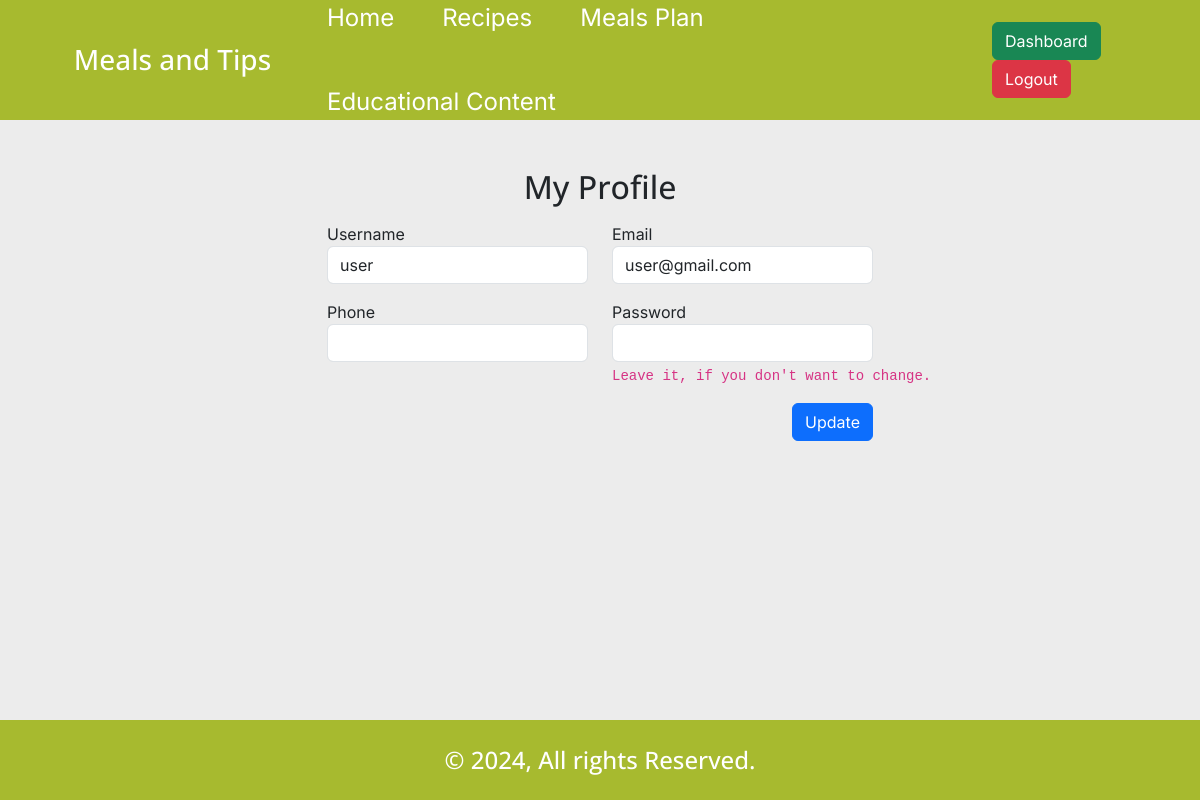
Page /profile.php (signed in) on the earlier database version.
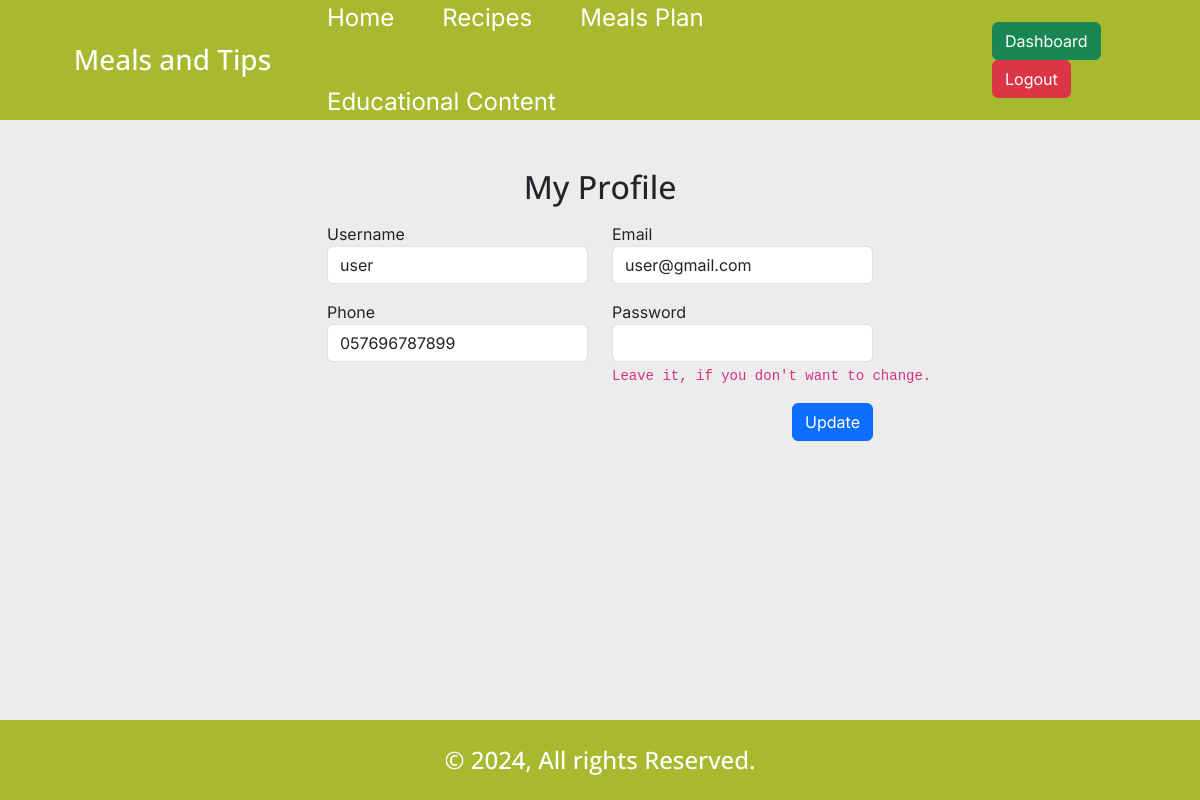
Same page on the later database version.
### tables this page shows
CREATE TABLE `users` (
  `id` int(11) NOT NULL,
  `username` varchar(255) NOT NULL,
  `email` varchar(255) NOT NULL,
  `phone` varchar(255) DEFAULT NULL,
  `password` varchar(255) NOT NULL,
  `role` enum('admin','nutritionist','user') NOT NULL DEFAULT 'user',
  `status` enum('0','1') NOT NULL DEFAULT '0',
  `fav_recipes` text DEFAULT NULL,
  `fav_meals` text DEFAULT NULL
);

### core/functions.php (called while the page is built, shortened)
<?php
require_once 'database.php';
function isLoggedin()
{
    return isset($_SESSION['user']) ? true : false;
}

### core/database.php (called while the page is built, shortened)
<?php
include_once 'functions.php';
if (isset($_SESSION['user'])) {
    $userID = $_SESSION['user'];
    $getUserQ = $db->query("SELECT * FROM `users` WHERE `id`='$userID'");
    $userData = mysqli_fetch_object($getUserQ);
    $userName = $userData->username;
    $userEmail = $userData->email;
    $userPhone = $userData->phone;
    $userRole = $userData->role;
}

### profile.php (the view, shortened to what this page needs)
<?php
require_once 'core/database.php';
?>
<!DOCTYPE html>
<html lang="en">
<head>
    <?php include 'includes/external_css.php'; ?>
    <link rel="stylesheet" href="css/style.min.css">
</head>
<body id="user-profile">
    <?php include_once 'includes/header.php'; ?>
    <div class="container my-5">
        <form id="update-profile">
            <div class="row">
                <div class="col-12">
                    <h2 class="text-center mb-3">My Profile</h2>
                </div>
                <div class="col-12 col-md-6 mx-auto">
                    <div class="row">
                        <div class="col-12 col-md-6 mb-3">
                            <div class="form-group">
                                <label for="username">Username</label>
                                <input type="text" name="username" value="<?= $userName ?>" class="form-control" id="username" required>
                            </div>
                        </div>
                        <div class="col-12 col-md-6 mb-3">
                            <div class="form-group">
                                <label for="email">Email</label>
                                <input type="text" name="email" value="<?= $userEmail ?>" class="form-control" id="email" required>
                            </div>
                        </div>
                        <div class="col-12 col-md-6 mb-3">
                            <div class="form-group">
                                <label for="phone">Phone</label>
                                <input type="text" name="phone" value="<?= $userPhone ?>" class="form-control" id="phone">
                            </div>
                        </div>
                        <div class="col-12 col-md-6 mb-3">
                            <div class="form-group">
                                <label for="password">Password</label>
                                <input type="text" name="password" class="form-control" id="password">
                                <code class="text-nowrap">Leave it, if you don't want to change.</code>
                            </div>
                        </div>
                        <div class="col-12">
                            <button type="submit" class="btn btn-primary d-block ms-auto">Update</button>
                        </div>
                    </div>
                </div>
            </div>
        </form>
    </div>
    <?php include_once 'includes/footer.php'; ?>
</body>
</html>

### includes/external_css.php (shortened to what this page needs)
<link href="https://cdn.jsdelivr.net/npm/bootstrap@5.3.3/dist/css/bootstrap.min.css" rel="stylesheet">
<link rel="stylesheet" href="https://cdnjs.cloudflare.com/ajax/libs/font-awesome/6.6.0/css/all.min.css" />
<link rel="stylesheet" href="https://cdn.datatables.net/2.1.8/css/dataTables.bootstrap5.css">
<link rel="stylesheet" href="https://cdn.datatables.net/responsive/3.0.3/css/responsive.bootstrap5.css">

### includes/header.php
<header>
    <div class="container mx-auto">
        <div class="row">
            <div class="col-3 d-flex align-items-center justify-content-center">
                <div class="logo">
                    <a href="./" class="text-decoration-none">
                        <h3 class="text-white mb-0"><?= TITLE ?></h3>
                    </a>
                </div>
            </div>
            <div class="col-7 d-flex align-items-center justify-content-center">
                <ul class="nav d-flex gap-5">
                    <li>
                        <a class="fs-4" href="./">Home</a>
                    </li>
                    <li>
                        <a class="fs-4" href="./recipes_list.php">Recipes</a>
                    </li>
                    <li>
                        <a class="fs-4" href="./meals_plan_list.php">Meals Plan</a>
                    </li>
                    <li>
                        <a class="fs-4" href="./edu_list.php">Educational Content</a>
                    </li>
                </ul>
            </div>
            <div class="col-2 d-flex align-items-center justify-content-center">
                <div class="nav-buttons">
                    <?php if (isLoggedin()): ?>
                        <?php if ($userRole == 'admin'): ?>
                            <a href="./adminDashboard.php" class="btn btn-success">Dashboard</a>
                        <?php elseif ($userRole == 'nutritionist'): ?>
                            <a href="./nutritionistDashboard.php" class="btn btn-success">Dashboard</a>
                        <?php else: ?>
                            <a href="./userDashboard.php" class="btn btn-success">Dashboard</a>
                        <?php endif; ?>
                        <a href="logout.php" class="btn btn-danger">Logout</a>
                    <?php else: ?>
                        <a href="login.php" class="btn btn-primary">Login</a>
                    <?php endif; ?>
                </div>
            </div>
        </div>
    </div>
</header>

### includes/footer.php
<footer>
    <h4 class="text-white text-center mb-0">&copy; <?= date('Y') ?>, All rights Reserved.</h4>
</footer>

Differences in the rows shown:
changed users "user": phone (not shown) → "057696787899"
